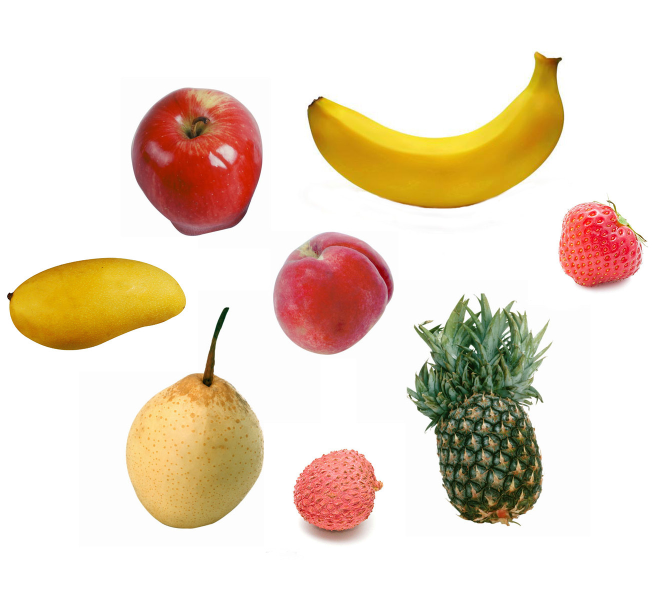
#> input picture data/6_fruit.jpg, 1339 x 1181 px (shown at 1/2 size)
$ python t6.py
#> lines starting #> are read from the running program, lines starting #| are printed output that depends on the picture; after the words box and inside, x2 and y2 are one past the last pixel; in counts of white or black regions, pixels touching at a corner belong together
#> further down, img is the input picture: shape (1181, 1339, 3); mean B, G, R 202.1, 219.1, 234.3
'''
Descripttion:
version: 1.0
Author: Zx
Email: ureinsecure@outlook.com
Date: 2023-05-19 15:07:09
LastEditors: Zx
LastEditTime: 2023-05-19 15:27:42
FilePath: /cv_homework_2023/t6.py
'''
# >>>>>>
# Descripttion:
# version: 1.0
# Author: Zx
# Email: ureinsecure@outlook.com
# Date: 2022-06-08 19:57:31
# LastEditors: Zx
# LastEditTime: 2022-06-08 22:45:28
# FilePath: /cxl/main.py
# <<<<<<
import cv2
import numpy as np
import math

PATH = "data"  # 文件路径
THRES = 220  # 二值化阈值

# HSV 区间参考值 https://blog.csdn.net/leo_888/article/details/88284251
# 红色HSV区间
RED_HSV_LOW = np.array([0, 150, 100])
RED_HSV_UP = np.array([15, 255, 255])
RED_HSV_LOW_ = np.array([220, 150, 100])
RED_HSV_UP_ = np.array([255, 255, 255])

PINK_HSV_LOW = np.array([0, 100, 200])
PINK_HSV_UP = np.array([10, 150, 255])

# 芒果、香蕉HSV区间
YELLOW_HSV_LOW = np.array([20, 160, 43])
YELLOW_HSV_UP = np.array([40, 255, 255])

# 梨HSV区间
PEAR_HSV_LOW = np.array([20, 50, 120])
PEAR_HSV_UP = np.array([40, 160, 255])

GREEN_HSV_LOW = np.array([30, 20, 100])
GREEN_HSV_UP = np.array([90, 255, 255])


def process(temp_img):  # 图像处理
    # >>>>>>>>>>> 预处理 >>>>>>>>>>>
    # 去噪
    gauss_img = cv2.GaussianBlur(temp_img, (5, 5), 0)  # 高斯滤波
    cv2.imwrite("t6/gauss_img.jpg", gauss_img)  # 保存高斯滤波图
    # 灰度化
    gray_img = cv2.cvtColor(gauss_img, cv2.COLOR_BGR2GRAY)
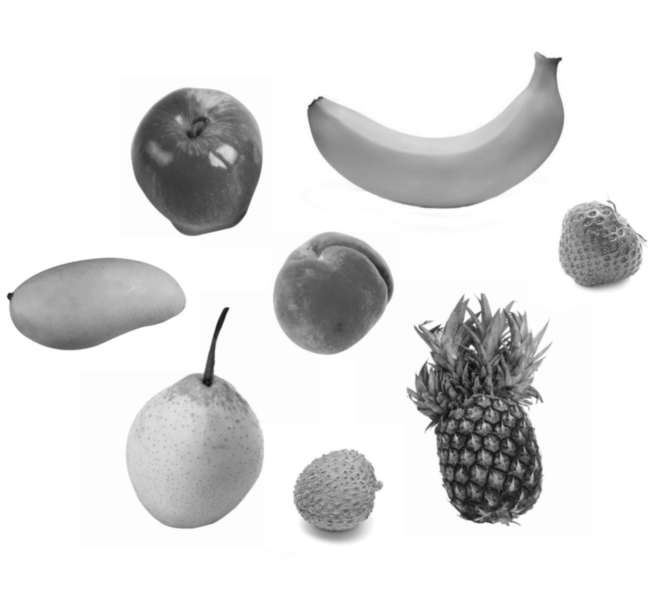
#> gray_img: shape (1181, 1339) (shown at 1/2 size); min 14, max 255, mean 221.7
    cv2.imwrite("t6/gray_img.jpg", gray_img)  # 保存灰度图
    # 二值化
    # https://blog.csdn.net/m0_38068229/article/details/111769009
    bin_img = cv2.threshold(gray_img, THRES, 255, cv2.THRESH_BINARY_INV)[
        1]  # cv2.THRESH_BINARY_INV 取反向，便于处理
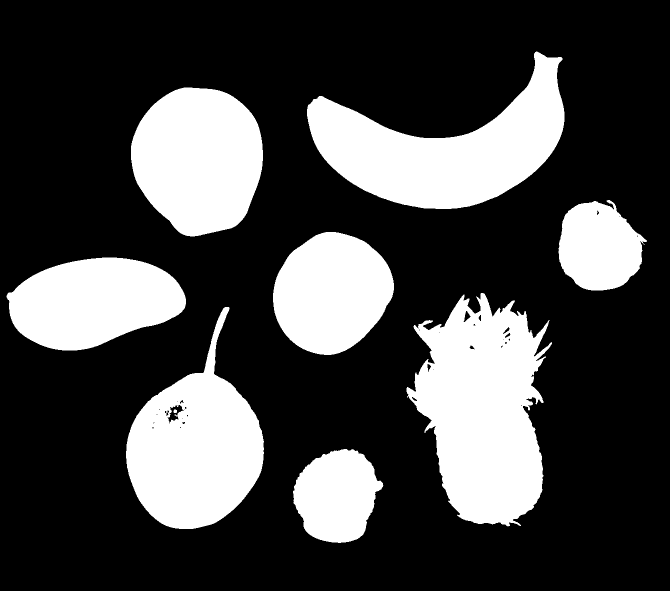
#> bin_img: shape (1181, 1339) (shown at 1/2 size); 27.4% white; 10 white regions (1 under 20 px)
    cv2.imwrite("t6/bin_img.jpg", bin_img)  # 保存二值化图

    # >>>>>>>>>>> 区域分割 >>>>>>>>>>>
    contours, hierarchy = cv2.findContours(
        bin_img, cv2.RETR_EXTERNAL, cv2.CHAIN_APPROX_SIMPLE)
#> contours = 9 contours, 1 with area under 20; largest, box (x1, y1, x2, y2) and area: (813, 586, 1104, 1053) 87714, (614, 103, 1129, 418) 75991, (252, 614, 528, 1058) 66726, (262, 175, 526, 473) 60533, (13, 515, 372, 701) 47952, (546, 464, 788, 710) 44015, (586, 898, 767, 1086) 24300, (1117, 400, 1294, 581) 23047
    dc_img = cv2.drawContours(temp_img, contours, -1, (255, 255, 0), 3)
    cv2.imwrite("t6/contours_img.jpg", dc_img)  # 保存边缘提取图

    # >>>>>>>>>>> 图像特征提取、特征参数的计算 >>>>>>>>>>>
    # 颜色特征 HSV
    hsv_img = cv2.cvtColor(gauss_img, cv2.COLOR_BGR2HSV)
#> hsv_img: shape (1181, 1339, 3); mean H, S, V 12.8, 45, 235.3

    red_img = cv2.inRange(hsv_img, RED_HSV_LOW, RED_HSV_UP)
#> red_img: shape (1181, 1339); 4.5% white; 264 white regions (170 under 20 px), largest, box (x1, y1, x2, y2) and area: (279, 183, 522, 446) 39490, (582, 512, 753, 694) 16036, (593, 962, 746, 1055) 4709
    red_img_ = cv2.inRange(hsv_img, RED_HSV_LOW_, RED_HSV_UP_)
#> red_img_: shape (1181, 1339); every value is 0
    red_img = red_img + red_img_
    red_img = cv2.morphologyEx(
        red_img, cv2.MORPH_ERODE, np.ones((5, 5)))  # 腐蚀
#> red_img: shape (1181, 1339); 3.2% white; 109 white regions (73 under 20 px), largest, box (x1, y1, x2, y2) and area: (281, 186, 519, 444) 34196, (599, 515, 748, 689) 12979, (1141, 445, 1165, 479) 373
    red_img = cv2.morphologyEx(
        red_img, cv2.MORPH_DILATE, np.ones((15, 15)))  # 膨胀
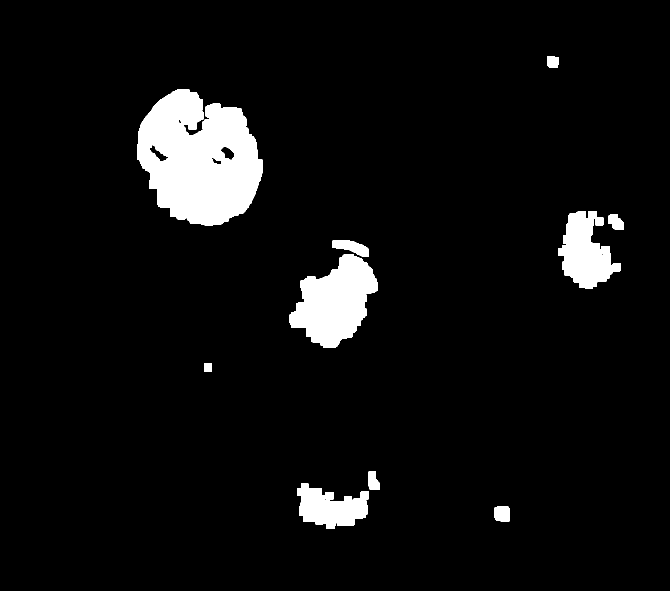
#> red_img: shape (1181, 1339) (shown at 1/2 size); 5.9% white; 11 white regions, largest, box (x1, y1, x2, y2) and area: (274, 179, 526, 451) 48638, (578, 508, 755, 696) 20066, (1116, 422, 1242, 577) 11391
    # cv2.imwrite("t6/red_img.jpg", red_img)  # 保存红色图

    pink_img = cv2.inRange(hsv_img, PINK_HSV_LOW, PINK_HSV_UP)
#> pink_img: shape (1181, 1339); 1.2% white; 204 white regions (165 under 20 px), largest, box (x1, y1, x2, y2) and area: (587, 900, 761, 1060) 12444, (1119, 418, 1173, 571) 2004, (584, 639, 638, 698) 1021
    pink_img = cv2.morphologyEx(
        pink_img, cv2.MORPH_ERODE, np.ones((5, 5)))  # 腐蚀
#> pink_img: shape (1181, 1339); 0.22% white; 95 white regions (73 under 20 px), largest, box (x1, y1, x2, y2) and area: (671, 944, 730, 1005) 1034, (647, 907, 687, 937) 407, (716, 916, 745, 952) 281
    pink_img = cv2.morphologyEx(
        pink_img, cv2.MORPH_DILATE, np.ones((15, 15)))  # 膨胀
#> pink_img: shape (1181, 1339); 1.7% white; 10 white regions, largest, box (x1, y1, x2, y2) and area: (584, 898, 762, 1065) 18317, (584, 636, 639, 700) 2071, (432, 195, 486, 227) 1425
    # cv2.imwrite("t6/pink_img.jpg", pink_img)  # 保存粉红色图

    yellow_img = cv2.inRange(hsv_img, YELLOW_HSV_LOW, YELLOW_HSV_UP)
#> yellow_img: shape (1181, 1339); 7.6% white; 360 white regions (293 under 20 px), largest, box (x1, y1, x2, y2) and area: (617, 105, 1127, 413) 71568, (19, 516, 371, 688) 41674, (408, 880, 458, 928) 732
    # 形态学处理
    yellow_img = cv2.morphologyEx(
        yellow_img, cv2.MORPH_ERODE, np.ones((5, 5)))  # 腐蚀
#> yellow_img: shape (1181, 1339); 6.6% white; 34 white regions (26 under 20 px), largest, box (x1, y1, x2, y2) and area: (619, 108, 1124, 410) 66845, (22, 518, 369, 675) 37729, (422, 891, 440, 907) 92
    yellow_img = cv2.morphologyEx(
        yellow_img, cv2.MORPH_DILATE, np.ones((9, 9)))  # 膨胀
#> yellow_img: shape (1181, 1339); 7.8% white; 17 white regions, largest, box (x1, y1, x2, y2) and area: (615, 104, 1128, 414) 75577, (18, 514, 373, 686) 44009, (418, 885, 459, 911) 811
    # cv2.imwrite("t6/yellow_img.jpg", yellow_img)  # 保存黄色图

    pear_img = cv2.inRange(hsv_img, PEAR_HSV_LOW, PEAR_HSV_UP)
#> pear_img: shape (1181, 1339); 3.4% white; 504 white regions (367 under 20 px), largest, box (x1, y1, x2, y2) and area: (270, 780, 527, 1058) 31159, (252, 794, 386, 970) 8627, (646, 103, 1086, 277) 1182
    # 形态学处理
    pear_img = cv2.morphologyEx(
        pear_img, cv2.MORPH_ERODE, np.ones((5, 5)))  # 腐蚀
#> pear_img: shape (1181, 1339); 1.5% white; 77 white regions (61 under 20 px), largest, box (x1, y1, x2, y2) and area: (317, 799, 525, 1052) 18782, (262, 801, 372, 933) 3851, (406, 959, 423, 982) 132
    pear_img = cv2.morphologyEx(
        pear_img, cv2.MORPH_DILATE, np.ones((17, 17)))  # 膨胀
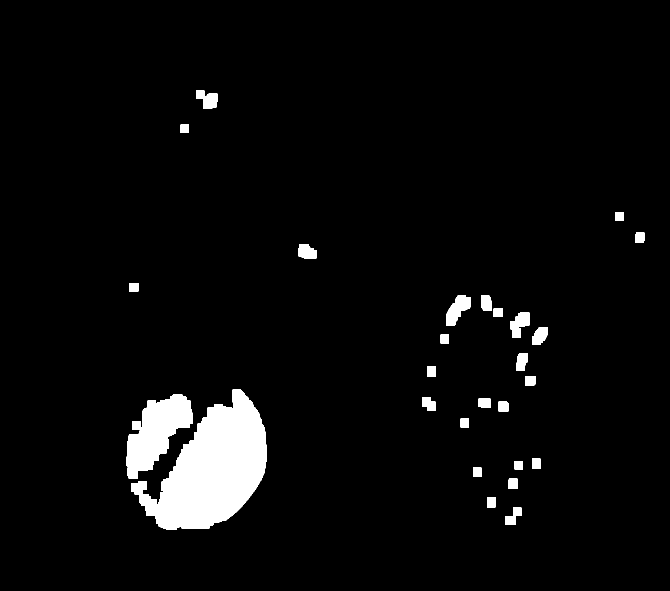
#> pear_img: shape (1181, 1339) (shown at 1/2 size); 4.3% white; 27 white regions, largest, box (x1, y1, x2, y2) and area: (262, 779, 533, 1060) 41186, (253, 789, 386, 957) 12286, (892, 591, 942, 651) 1713
    # cv2.imwrite("t6/pear_img.jpg", pear_img)  # 保存梨图

    green_img = cv2.inRange(hsv_img, GREEN_HSV_LOW, GREEN_HSV_UP)
#> green_img: shape (1181, 1339); 2.3% white; 308 white regions (215 under 20 px), largest, box (x1, y1, x2, y2) and area: (813, 586, 1104, 870) 27470, (874, 870, 894, 943) 359, (883, 746, 904, 780) 317
    # 形态学处理
    green_img = cv2.morphologyEx(
        green_img, cv2.MORPH_ERODE, np.ones((3, 3)))  # 腐蚀
#> green_img: shape (1181, 1339); 1.5% white; 164 white regions (115 under 20 px), largest, box (x1, y1, x2, y2) and area: (828, 587, 1103, 809) 19794, (814, 744, 880, 824) 1487, (839, 820, 866, 833) 162
    green_img = cv2.morphologyEx(
        green_img, cv2.MORPH_DILATE, np.ones((17, 17)))  # 膨胀
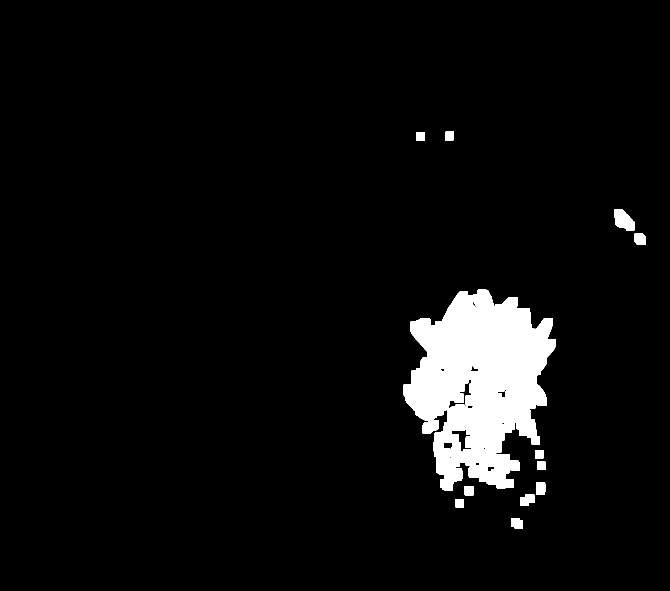
#> green_img: shape (1181, 1339) (shown at 1/2 size); 5.2% white; 12 white regions, largest, box (x1, y1, x2, y2) and area: (806, 579, 1111, 982) 77515, (1228, 418, 1269, 461) 1236, (1040, 988, 1069, 1012) 552

    # cv2.imwrite("t6/green_img.jpg", green_img)  # 保存黄色图

    # 划分ROI用
    mask = np.zeros(temp_img.shape[:2], np.uint8)  # 原图大小 mask图像
    black = np.zeros(temp_img.shape[:2], np.uint8)  # 原图大小 黑图像

    # 输出图像
    output_img = temp_img.copy()

    # 主循环
    for c in contours:
        # 求面积
        tmp_area = cv2.contourArea(c)
        # 求周长
        tmp_length = cv2.arcLength(c, True)
        # 求弧度
        tmp_rad = (4 * math.pi * tmp_area / tmp_length**2)
        # 求几何矩并计算区域中心（在图片上写字的时候用）
        tmp_M = cv2.moments(c)
        tmp_cen_X = int(tmp_M["m10"] / tmp_M["m00"])
        tmp_cen_Y = int(tmp_M["m01"] / tmp_M["m00"])
        mask = black.copy()  # 重置mask

        while (tmp_area > 30):  # 忽略过小的区域
            print("\nthis fruit:\narea:", tmp_area,
                  "\nlength", tmp_length, "\nrad:", tmp_rad)
            cv2.drawContours(
                mask, [c], -1, (255, 255, 255), cv2.FILLED)  # 将轮廓区域填充成白色
            # imshow("mask", mask)
            # 判断颜色：
            ROI_RED = cv2.bitwise_and(red_img, mask)
            if (len(ROI_RED[ROI_RED == 255]) / tmp_area > 0.4):
                # print("RED")
                # # 苹果桃子草莓
                if (tmp_rad < 0.75):
                    print("THIS IS STRAWBERRY")
                    cv2.putText(output_img, "STRAWBERRY", (tmp_cen_X - 80, tmp_cen_Y),
                                cv2.FONT_HERSHEY_SIMPLEX, 1, (180, 100, 10), 3)
                    break
                else:
                    if (tmp_area > 52000):
                        print("THIS IS APPLE")
                        cv2.putText(output_img, "APPLE", (tmp_cen_X, tmp_cen_Y),
                                    cv2.FONT_HERSHEY_SIMPLEX, 1, (180, 100, 10), 3)
                        break
                    else:
                        print("THIS IS PEACH")
                        cv2.putText(output_img, "PEACH", (tmp_cen_X, tmp_cen_Y),
                                    cv2.FONT_HERSHEY_SIMPLEX, 1, (180, 100, 10), 3)
                        break

            ROI_PINK = cv2.bitwise_and(pink_img, mask)
            if (len(ROI_PINK[ROI_PINK == 255]) / tmp_area > 0.5):
                # print("PINK")
                # 荔枝
                print("THIS IS LICHEE")
                cv2.putText(output_img, "LICHEE", (tmp_cen_X, tmp_cen_Y),
                            cv2.FONT_HERSHEY_SIMPLEX, 1, (180, 100, 10), 3)
                break

            ROI_YELLOW = cv2.bitwise_and(yellow_img, mask)
            if (len(ROI_YELLOW[ROI_YELLOW == 255]) / tmp_area > 0.5):
                # print("YELLOW")
                # 芒果、香蕉
                if tmp_rad < 0.5:  # 根据弧度判断
                    print("THIS IS BANANA")
                    cv2.putText(output_img, "BANANA", (tmp_cen_X, tmp_cen_Y),
                                cv2.FONT_HERSHEY_SIMPLEX, 1, (180, 100, 10), 3)
                else:
                    print("THIS IS MANGO")
                    cv2.putText(output_img, "MANGO", (tmp_cen_X, tmp_cen_Y),
                                cv2.FONT_HERSHEY_SIMPLEX, 1, (180, 100, 10), 3)
                break

            ROI_PEAR = cv2.bitwise_and(pear_img, mask)
            if (len(ROI_PEAR[ROI_PEAR == 255]) / tmp_area > 0.5):
                print("THIS IS PEAR")
                # 梨子
                cv2.putText(output_img, "PEAR", (tmp_cen_X, tmp_cen_Y),
                            cv2.FONT_HERSHEY_SIMPLEX, 1, (180, 100, 10), 3)
                break

            ROI_GREEN = cv2.bitwise_and(green_img, mask)
            if (len(ROI_GREEN[ROI_GREEN == 255]) / tmp_area > 0.5):
                print("THIS IS PINEAPLLE")
                cv2.putText(output_img, "PINEAPPLE", (tmp_cen_X, tmp_cen_Y),
                            cv2.FONT_HERSHEY_SIMPLEX, 1, (180, 100, 10), 3)
                # 菠萝
                break
            print("UNKNOWN")
            break
#> this loop made 9 passes
#> (tmp_area, tmp_length, tmp_rad, tmp_cen_X, tmp_cen_Y) on passes 1, 3, 4, 5, 6, 7, 8, 9: (24300.5, 642.5, 0.74, 673, 991), (66726, 1248.6, 0.538, 390, 897), (87714.5, 2243.8, 0.219, 966, 820), (47952, 920.5, 0.711, 186, 603), (44015, 790.4, 0.885, 662, 585), (23047, 679.4, 0.627, 1197, 493), (60533, 929, 0.881, 396, 318), (75991, 1542.7, 0.401, 889, 297)
#> (printed output is left out)
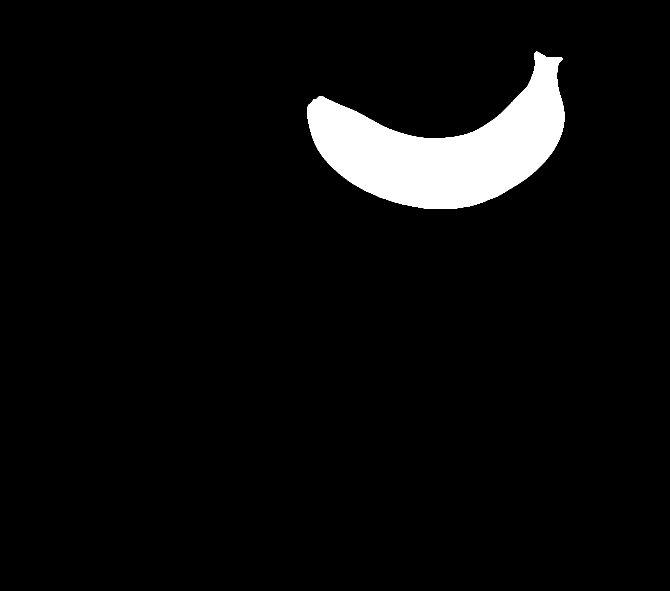
#> mask: shape (1181, 1339) (shown at 1/2 size); 4.8% white; 1 white region, box (x1, y1, x2, y2) and area: (614, 103, 1129, 418) 76654
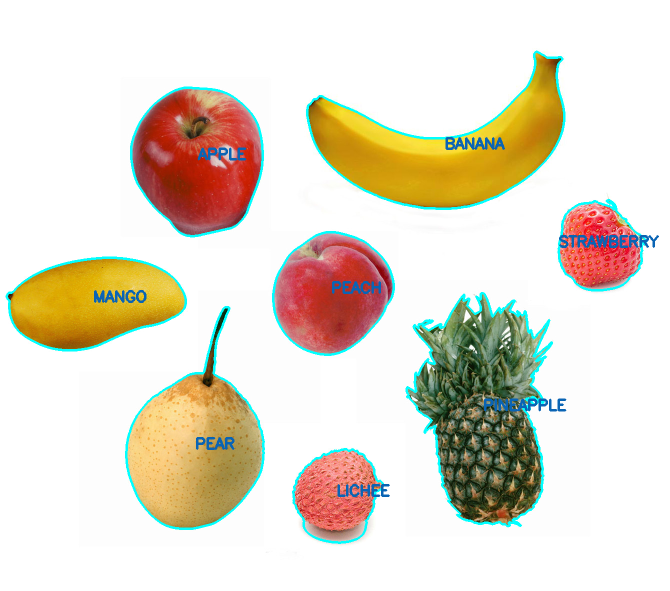
#> output_img: shape (1181, 1339, 3) (shown at 1/2 size); mean B, G, R 204.7, 220, 227.5
        # cv2.waitKey()
    return output_img


if __name__ == "__main__":
    img = cv2.imread("data/6_fruit.jpg")  # 读取图像
    # cv2.imshow("img", img)
    output_img = process(img)
    cv2.imshow("output_img", output_img)
    cv2.imwrite("t6/output.jpg", output_img)
    cv2.waitKey()
